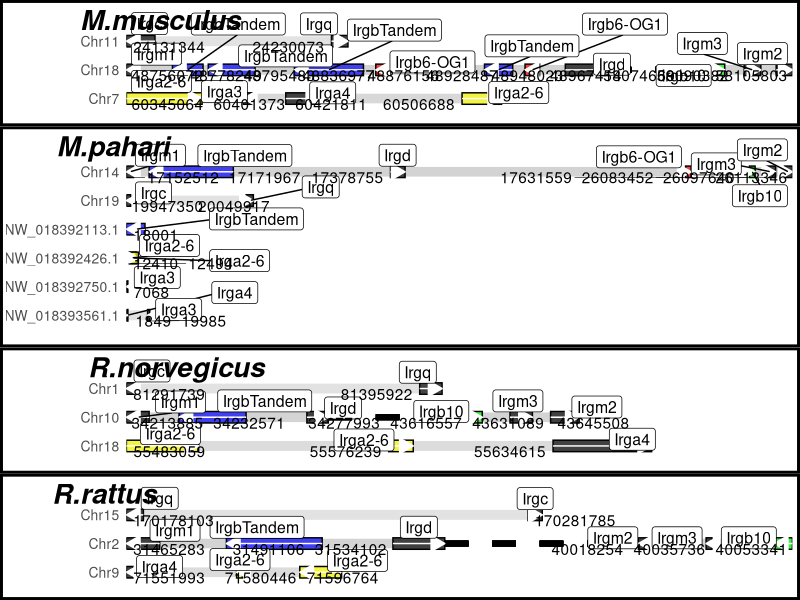
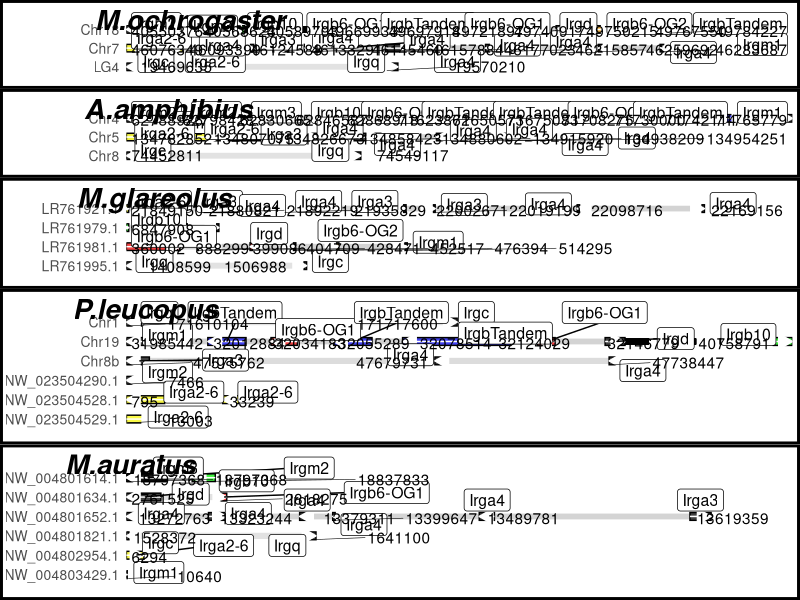

Write R code to recreate these figures, in order.
  library(ggplot2)
  library(reshape2)
  library(dplyr)
  library(gridExtra)
  library(ggrepel)
  library(cowplot)
  
  data <- read.csv("../data/data4syntheny.csv", sep = "\t")
  
  # order chromosomes
  data$chr <- as.factor(data$chr)
  data <- data[order(data$chr),]
  d1 <- data[grep("Chr", data$chr),]
  d1 <- d1[order(as.numeric(gsub("b", "", gsub("Chr","",d1$chr)))),]
  d1$chr <- factor(d1$chr, levels = unique(d1$chr)) 
  d2 <- data[!grepl("Chr", data$chr),]
  data <- rbind(d1, d2)
  # add counter per species
  data <- data %>% group_by(Species) %>% mutate(rankChr = dense_rank(chr))
  
  #add full represented chr length
  d1 <- data %>% group_by(Species, chr) %>%
    summarise(chrStart=min(start), chrEnd=max(end), chrLength=max(end)-min(start))
  data <- merge(data, d1)
  # set x break: is gene far from chr start? if yes, break
  breakStart <- 2500000
  data$part <- "part1"
  data$part[data$start - data$chrStart > breakStart] <- "part2"
  
  d1 <- data[data$part %in% "part1",] %>% group_by(Species, chr) %>%
    summarise(part1chrStart=min(start), part1chrEnd=max(end), part1chrLength=max(end)-min(start))
  d2 <- data[data$part %in% "part2",] %>% group_by(Species, chr) %>%
    summarise(part2chrStart=min(start), part2chrEnd=max(end), part2chrLength=max(end)-min(start))
  data <- merge(data,merge(d1, d2, all = T))
  data$part2chrLength[is.na(data$part2chrLength)] <- 0
  
  data$isBreak <- F
  data$isBreak[data$part2chrLength > 1] <- T
  
  # coord for plot
  ## Part 1
  data$geneStartPlot <- data$start - data$chrStart
  data$geneEndPlot <- data$end - data$chrStart
  ## Part 2
  breakSizePlot <- 50000
  # reducton: real end - break plot end
  reduct <- data$part2chrStart[data$part %in% "part2"] - (
    data$part1chrEnd[data$part %in% "part2"] - data$chrStart[data$part %in% "part2"] + breakSizePlot)
  # data$start - data$chrStart - reduction
  data$geneStartPlot[data$part %in% "part2"] <- data$start[data$part %in% "part2"]  - reduct
  data$geneEndPlot[data$part %in% "part2"] <- data$end[data$part %in% "part2"]  - reduct
  
  # # set up end and start of arrow
  data$arrowStart <- data$geneStartPlot
  data$arrowEnd <- data$geneEndPlot
  data$arrowStart[data$forward_reverse %in% "R"] <- data$geneEndPlot[data$forward_reverse %in% "R"]
  data$arrowEnd[data$forward_reverse %in% "R"] <- data$geneStartPlot[data$forward_reverse %in% "R"] 
  
  # choose colors
  group.colors <- c(IrgbTandem = "blue", "Irgb6-OG1" = "red", "Irgb6-OG2" = "orange", "Irgb6-tbn" = "pink",
                    Irgb10 ="green", "Irga2-6" = "yellow",
                    Irga4=1, Irga3=1, Irgm1=1, Irgc=1, Irgm2=1, Irgd=1, Irgq=1, Irgm3=1)
  
  makePlotPerSpecies <- function(df){
    ggplot(df)+
      # space for species name on top as label in plot_grid
      geom_rect(aes(xmin=0, xmax = 100000, ymin=0, ymax=0), col = "white") +
      # chr part1 & part2
      geom_rect(aes(xmin=0, xmax= part1chrLength, 
                    ymin=rankChr-0.2,ymax=rankChr+0.2), fill = "lightgrey", col = "white", alpha=.4)+
      geom_rect(aes(xmin=part1chrLength+breakSizePlot, xmax= part1chrLength + breakSizePlot + part2chrLength, 
                      ymin=rankChr-0.2,ymax=rankChr+0.2), fill = "lightgrey", col = "white", alpha=.4)+
      scale_y_reverse(breaks=1:length(unique(df$chr)), labels = unique(df$chr))+
      # make a cut for long chromosomes
      geom_segment(aes(x=part1chrEnd-part1chrStart, xend= part1chrEnd-part1chrStart+breakSizePlot,
                    y=rankChr,yend=rankChr, col = isBreak), linetype = 2, size =2)+
      scale_color_manual(values = c("white", "black"))+
      # genes
      geom_rect(aes(xmin=geneStartPlot, xmax=geneEndPlot, ymin=rankChr-0.2,ymax=rankChr+0.2, fill=IrgName),
                col="black", alpha = 0.7) +
      scale_fill_manual(values = group.colors)+
      # arrow in genes
      geom_segment(aes(x=arrowStart, xend=arrowEnd, y=rankChr, yend=rankChr),
                   arrow= arrow(length=unit(0.40,"cm"),type = "closed"), color ="white") +
      # genes labels
      geom_label_repel(aes(x = (geneEndPlot + geneStartPlot)/2, y = rankChr, label=IrgName), size = 4, nudge_y = 0.1)+
    # genomic position
    geom_text_repel(aes(x = geneStartPlot, y = rankChr+0.2, label=start),
                    force = 0.5, nudge_y = -0.2, direction = "x", vjust = 0, segment.size = 0.2)+
    # theme
    theme_classic() +
      scale_x_continuous(expand = c(0,0)) +
      theme(axis.title = element_blank(), axis.ticks = element_blank(), axis.line =  element_blank(),
            legend.position = "none", panel.border=element_blank(), 
            axis.text.y = element_text(size = 10), axis.text.x = element_blank(),
            plot.background = element_rect(color = "black", size = 2))
  }
  
  muridae <- c("M.musculus", "M.pahari","R.norvegicus","R.rattus")
  cricetidae <- c("M.ochrogaster","A.amphibius", "M.glareolus", "P.leucopus", "M.auratus")
  
  makeSubPlot <- function(gp){
    plot.list <- list()
    ratio <- vector()
    for (s in gp){
      p <- makePlotPerSpecies(data[data$Species %in% s,])
      ratio[s] <- length(unique(data[data$Species %in% s,"chr"])) +1
      plot.list[[s]] <- p
    }
    plot_grid(plotlist = plot.list, nrow=length(gp), rel_heights = ratio, align = "hv",  
              labels = gp, label_fontface = "bold.italic", label_size = 20)
  }
  
  pdf(file = "../figures/SyntenyPlot_muridae.pdf", width = 20, height =20)
  makeSubPlot(muridae)
  dev.off()
  
  pdf(file = "../figures/SyntenyPlot_cricetidae.pdf", width = 20, height =25)
  makeSubPlot(cricetidae)
  dev.off()
